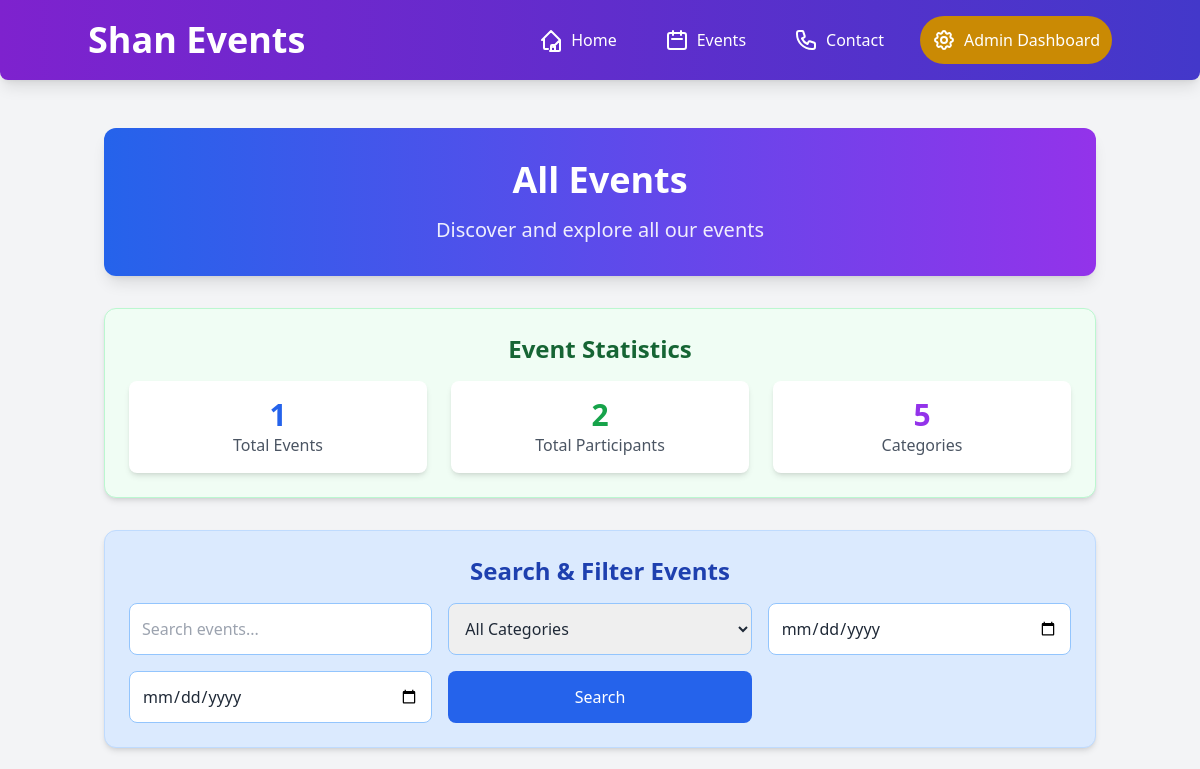
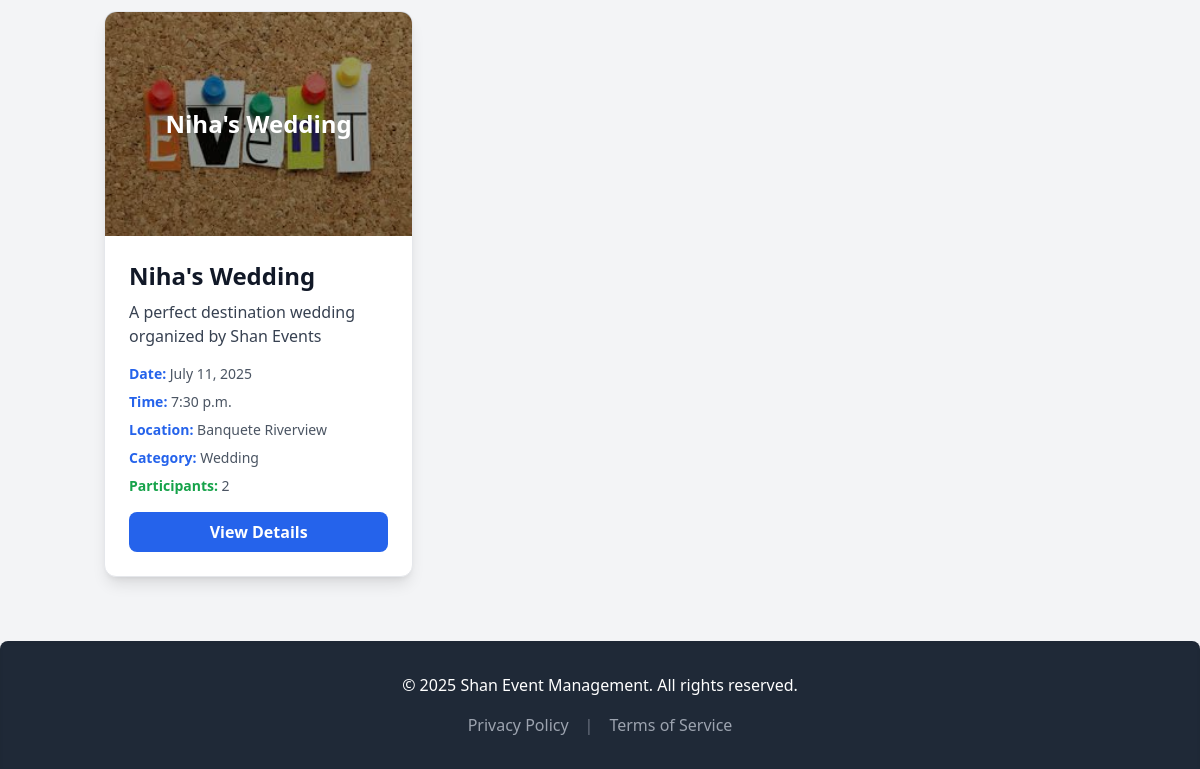
/events/, run on an earlier commit of the app's database (2 pictures, top to bottom).
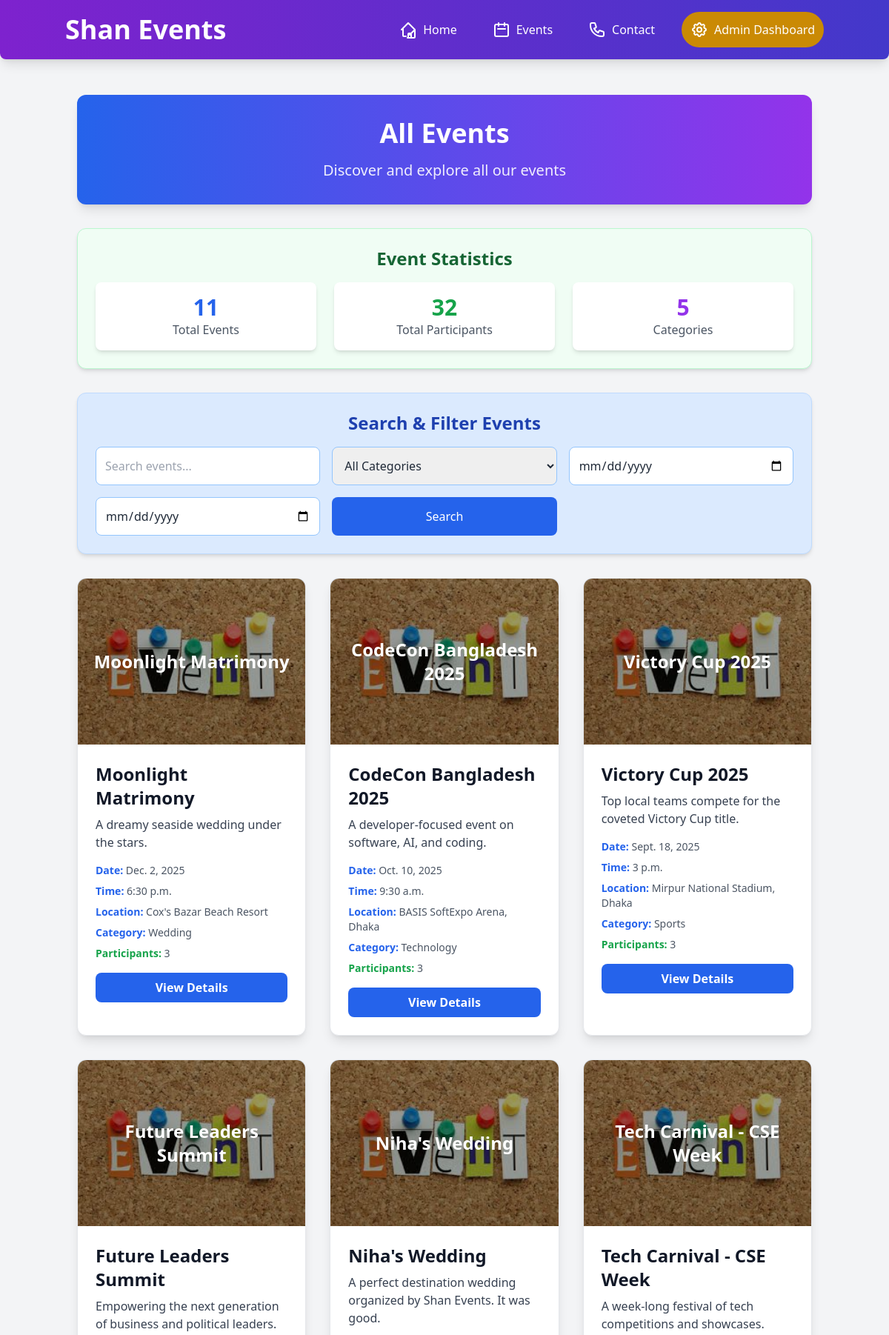
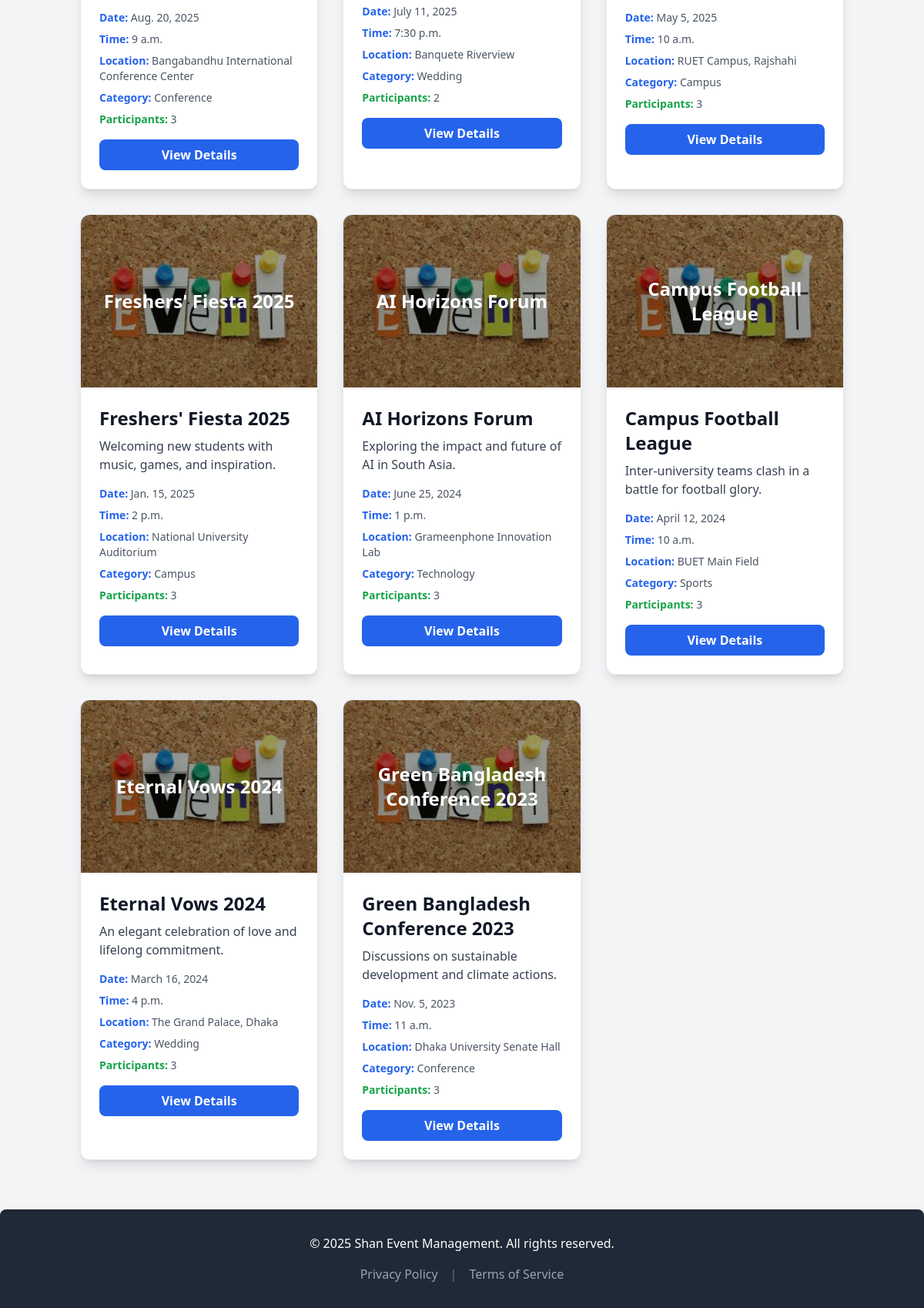
And on a later commit of the database (2 pictures, top to bottom).
### events/models.py (models this page shows, shortened)
class Event(models.Model):
    name = models.CharField(max_length=200)
    description = models.TextField()
    date = models.DateField()
    time = models.TimeField()
    location = models.CharField(max_length=200)
    category = models.ForeignKey(Category, on_delete=models.CASCADE, related_name='events')

class Category(models.Model):
    name = models.CharField(max_length=100, unique=True)
    description = models.TextField(blank=True)

### events/views.py (the view, shortened to what this page needs)
# urls.py: path('events/', views.EventsView.as_view(), name='events'),
class EventsView(ListView):
    model = Event
    template_name = 'events/events.html'
    context_object_name = 'events'
    def get_queryset(self):
        queryset = Event.objects.select_related('category').prefetch_related('participants')
        search = self.request.GET.get('search')
        category = self.request.GET.get('category')
        start_date = self.request.GET.get('start_date')
        end_date = self.request.GET.get('end_date')
        if any([search, category, start_date, end_date]):
            print(f"Search params - search: '{search}', category: '{category}', start: '{start_date}', end: '{end_date}'")
        if category:
            queryset = queryset.filter(category_id=category)
            print(f"After category filter: {queryset.count()} events")
        if start_date:
            queryset = queryset.filter(date__gte=start_date)
            print(f"After start_date filter: {queryset.count()} events")
        if end_date:
            queryset = queryset.filter(date__lte=end_date)
            print(f"After end_date filter: {queryset.count()} events")
        return queryset.order_by('-date', '-time')
    def get_context_data(self, **kwargs):
        context = super().get_context_data(**kwargs)
        context['categories'] = Category.objects.all()
        context['total_participants'] = Participant.objects.aggregate(total=Count('id'))['total']
        return context

### events/templates/events/events.html (shortened to what this page needs)
{% extends 'events/base.html' %}
{% load static %}
{% block content %}
<div class="bg-gradient-to-r from-blue-600 to-purple-600 text-white p-8 rounded-xl shadow-lg mb-8">
    <div class="text-center">
        <h1 class="text-4xl font-bold mb-4">All Events</h1>
        <p class="text-xl opacity-90">Discover and explore all our events</p>
    </div>
</div>
<div class="bg-green-50 p-6 rounded-xl shadow-md mb-8 border border-green-200">
    <h2 class="text-2xl font-bold text-green-800 mb-4 text-center">Event Statistics</h2>
    <div class="grid grid-cols-1 md:grid-cols-3 gap-6">
        <div class="bg-white p-4 rounded-lg shadow-md text-center">
            <div class="text-3xl font-bold text-blue-600">{{ events.count }}</div>
            <div class="text-gray-600">Total Events</div>
        </div>
        <div class="bg-white p-4 rounded-lg shadow-md text-center">
            <div class="text-3xl font-bold text-green-600">{{ total_participants|default:0 }}</div>
            <div class="text-gray-600">Total Participants</div>
        </div>
        <div class="bg-white p-4 rounded-lg shadow-md text-center">
            <div class="text-3xl font-bold text-purple-600">{{ categories.count }}</div>
            <div class="text-gray-600">Categories</div>
        </div>
    </div>
</div>
<div class="bg-blue-100 p-6 rounded-xl shadow-md mb-8 border border-blue-200">
    <h2 class="text-2xl font-bold text-blue-800 mb-4 text-center">Search & Filter Events</h2>
    <form method="get" action="" class="grid grid-cols-1 md:grid-cols-2 lg:grid-cols-3 xl:grid-cols-5 gap-4">
        <input type="text" name="search" placeholder="Search events..." value="{{ request.GET.search }}" class="p-3 border border-blue-300 rounded-lg focus:outline-none focus:ring-2 focus:ring-blue-400 focus:border-transparent">
        <select name="category" class="p-3 border border-blue-300 rounded-lg focus:outline-none focus:ring-2 focus:ring-blue-400 focus:border-transparent">
            <option value="">All Categories</option>
        </select>
        <input type="date" name="start_date" value="{{ request.GET.start_date }}" placeholder="From Date" class="p-3 border border-blue-300 rounded-lg focus:outline-none focus:ring-2 focus:ring-blue-400 focus:border-transparent">
        <input type="date" name="end_date" value="{{ request.GET.end_date }}" placeholder="To Date" class="p-3 border border-blue-300 rounded-lg focus:outline-none focus:ring-2 focus:ring-blue-400 focus:border-transparent">
        <button type="submit" class="bg-blue-600 text-white p-3 rounded-lg hover:bg-blue-700 transition duration-300">Search</button>
    </form>
</div>
<div class="grid grid-cols-1 md:grid-cols-2 lg:grid-cols-3 gap-8">
    {% for event in events %}
    <div class="bg-white rounded-xl shadow-lg overflow-hidden border border-gray-200 transform hover:scale-105 transition duration-300 ease-in-out">
        <div class="w-full h-56 bg-cover bg-center rounded-t-xl" style="background-image: url('{% static 'images/event.jpeg' %}');">
            <div class="w-full h-full bg-black bg-opacity-40 flex items-center justify-center">
                <h3 class="text-white text-2xl font-bold text-center px-4">{{ event.name }}</h3>
            </div>
        </div>
        <div class="p-6">
            <h3 class="text-2xl font-bold text-gray-900 mb-2">{{ event.name }}</h3>
            <p class="text-gray-700 mb-4 line-clamp-3">{{ event.description }}</p>
            <div class="space-y-2 mb-4">
                <p class="text-gray-600 text-sm">
                    <span class="font-semibold text-blue-600">Date:</span> {{ event.date }}
                </p>
                <p class="text-gray-600 text-sm">
                    <span class="font-semibold text-blue-600">Time:</span> {{ event.time }}
                </p>
                <p class="text-gray-600 text-sm">
                    <span class="font-semibold text-blue-600">Location:</span> {{ event.location }}
                </p>
                <p class="text-gray-600 text-sm">
                    <span class="font-semibold text-blue-600">Category:</span> {{ event.category.name }}
                </p>
                <p class="text-gray-600 text-sm">
                    <span class="font-semibold text-green-600">Participants:</span> {{ event.participants.count }}
                </p>
            </div>
            <a href="{% url 'events:detail' event.pk %}" class="bg-blue-600 text-white px-4 py-2 rounded-lg hover:bg-blue-700 transition duration-300 w-full text-center block font-semibold">View Details</a>
        </div>
    </div>
    {% endfor %}
</div>
{% endblock %}

### events/templates/events/base.html (shortened to what this page needs)
{% load static %}
<!DOCTYPE html>
<html lang="en">
<head>
    <link rel="stylesheet" href="{% static 'css/output.css' %}">
    <script src="https://cdn.tailwindcss.com"></script>
</head>
<body class="bg-gray-100 font-sans text-gray-800">
    {% include 'events/navbar.html' %}
    <main class="container mx-auto my-8 p-4">
        {% block content %}{% endblock %}
    </main>
    <footer class="bg-gray-800 text-white p-8 mt-12 text-center rounded-t-lg shadow-inner">
        <div class="container mx-auto">
            <p>&copy; {% now "Y" %} Shan Event Management. All rights reserved.</p>
            <div class="flex justify-center space-x-4 mt-4">
                <a href="#" class="text-gray-400 hover:text-white transition duration-300">Privacy Policy</a>
                <span class="text-gray-500">|</span>
                <a href="#" class="text-gray-400 hover:text-white transition duration-300">Terms of Service</a>
            </div>
        </div>
    </footer>
</body>
</html>

### events/templates/events/navbar.html (shortened to what this page needs)
<nav class="bg-gradient-to-r from-purple-700 to-indigo-700 shadow-lg p-4 rounded-b-lg">
    <div class="container mx-auto flex flex-col md:flex-row justify-between items-center">
        <a href="{% url 'events:home' %}" class="text-4xl font-extrabold text-white mb-4 md:mb-0">Shan Events</a>
        <div class="flex flex-wrap justify-center space-x-6">
            <a href="{% url 'events:home' %}" class="nav-link flex items-center space-x-2 p-3 rounded-full text-white hover:bg-white hover:text-blue-700 transition duration-300 ease-in-out">
                <span>Home</span>
            </a>
            <a href="{% url 'events:events' %}" class="nav-link flex items-center space-x-2 p-3 rounded-full text-white hover:bg-white hover:text-blue-700 transition duration-300 ease-in-out">
                <svg xmlns="http://www.w3.org/2000/svg" class="h-6 w-6" fill="none" viewBox="0 0 24 24" stroke="currentColor" stroke-width="2">
                    <path stroke-linecap="round" stroke-linejoin="round" d="M8 7V3m8 4V3m-9 8h10M5 21h14a2 2 0 002-2V7a2 2 0 00-2-2H5a2 2 0 00-2 2v12a2 2 0 002 2z"/>
                </svg>
                <span>Events</span>
            </a>
            <a href="{% url 'events:contact' %}" class="nav-link flex items-center space-x-2 p-3 rounded-full text-white hover:bg-white hover:text-blue-700 transition duration-300 ease-in-out">
                <span>Contact</span>
            </a>
            <a href="{% url 'events:dashboard' %}" class="nav-link flex items-center space-x-2 p-3 rounded-full text-white hover:bg-white hover:text-blue-700 transition duration-300 ease-in-out bg-yellow-600">
                <span>Admin Dashboard</span>
            </a>
        </div>
    </div>
</nav>

### events/templates/events/base.html (style rules this page uses)
.line-clamp-3 { display: -webkit-box; -webkit-line-clamp: 3; -webkit-box-orient: vertical; overflow: hidden; }

What changed in the data, as far as the page shows it:
added Event: name "Moonlight Matrimony", description "A dreamy seaside wedding under the stars.", date "Dec. 2, 2025", time "6:30 p.m.", location "Cox's Bazar Beach Resort", category.name "Wedding", participants.count "3"
added Event: name "CodeCon Bangladesh 2025", description "A developer-focused event on software, AI, and coding.", date "Oct. 10, 2025", time "9:30 a.m.", location "BASIS SoftExpo Arena, Dhaka", category.name "Technology", participants.count "3"
added Event: name "Victory Cup 2025", description "Top local teams compete for the coveted Victory Cup title.", date "Sept. 18, 2025", time "3 p.m.", location "Mirpur National Stadium, Dhaka", category.name "Sports", participants.count "3"
added Event: name "Future Leaders Summit", description "Empowering the next generation of business and political leaders.", date "Aug. 20, 2025", time "9 a.m.", location "Bangabandhu International Conference Center", category.name "Conference", participants.count "3"
changed Event "Niha's Wedding": description "A perfect destination wedding organized by Shan Events" → "A perfect destination wedding organized by Shan Events. It was good."
added Event: name "Tech Carnival - CSE Week", description "A week-long festival of tech competitions and showcases.", date "May 5, 2025", time "10 a.m.", location "RUET Campus, Rajshahi", category.name "Campus", participants.count "3"
added Event: name "Freshers' Fiesta 2025", description "Welcoming new students with music, games, and inspiration.", date "Jan. 15, 2025", time "2 p.m.", location "National University Auditorium", category.name "Campus", participants.count "3"
added Event: name "AI Horizons Forum", description "Exploring the impact and future of AI in South Asia.", date "June 25, 2024", time "1 p.m.", location "Grameenphone Innovation Lab", category.name "Technology", participants.count "3"
added Event: name "Campus Football League", description "Inter-university teams clash in a battle for football glory.", date "April 12, 2024", time "10 a.m.", location "BUET Main Field", category.name "Sports", participants.count "3"
added Event: name "Eternal Vows 2024", description "An elegant celebration of love and lifelong commitment.", date "March 16, 2024", time "4 p.m.", location "The Grand Palace, Dhaka", category.name "Wedding", participants.count "3"
added Event: name "Green Bangladesh Conference 2023", description "Discussions on sustainable development and climate actions.", date "Nov. 5, 2023", time "11 a.m.", location "Dhaka University Senate Hall", category.name "Conference", participants.count "3"
Also different on the page:
{{ events.count }}: "1" → "11"
{{ total_participants|default:0 }}: "2" → "32"
